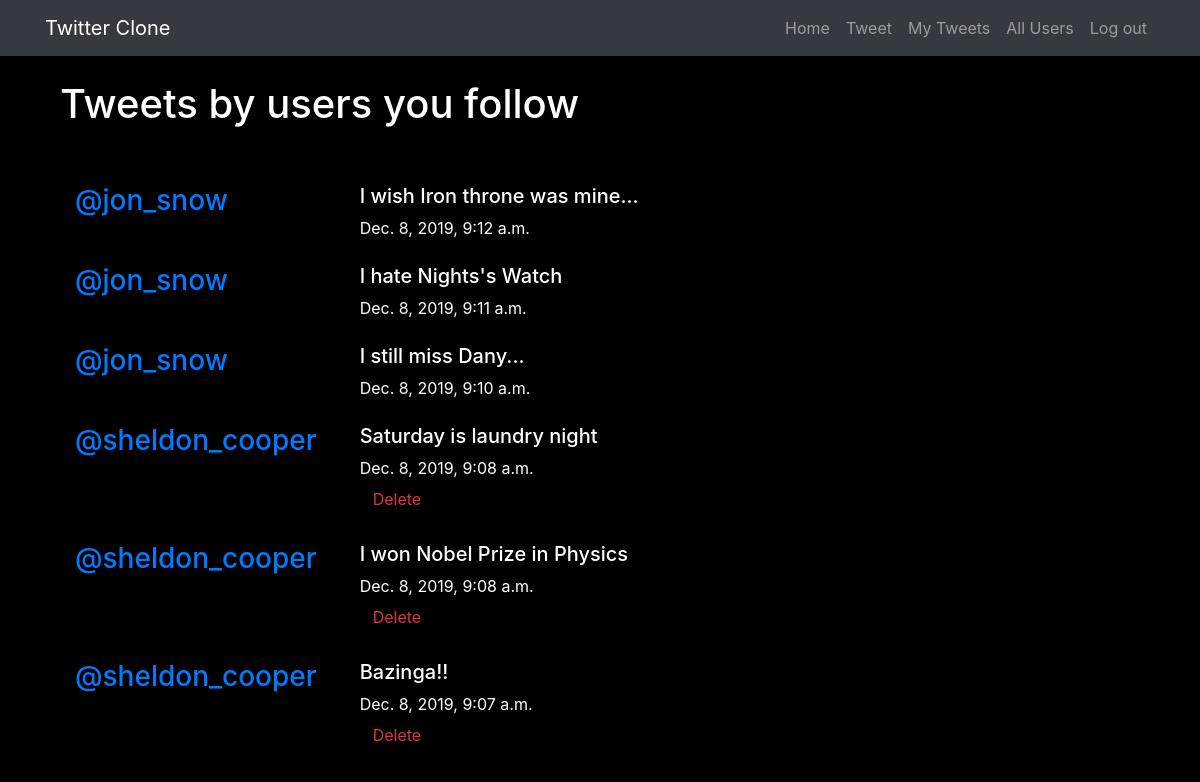
Page /tweets/home-tweets/1 (signed in) on the committed database.
### tweets/models.py (models this page shows, shortened)
class Tweets(models.Model):
    user = models.ForeignKey(User, related_name="tweets",
                             on_delete=models.CASCADE)
    tweet = models.TextField(max_length=140)
    created_at = models.DateTimeField(auto_now=True)
    class Meta:
        ordering = ["-created_at"]
        unique_together = ["user", "tweet"]

### tweets/views.py (the view)
# urls.py: path('home-tweets/<int:pk>', views.HomeTweets.as_view(), name='home-tweets'),
class HomeTweets(generic.ListView):
    model = Tweets
    template_name = 'tweets/tweets_list_home.html'
    def get_queryset(self):
        queryset = super().get_queryset()
        return queryset.filter(user__id__in=Following.objects.filter(current_user=self.kwargs.get("pk")).values('target'))

### tweets/templates/tweets/tweets_list_home.html
{% extends "base.html" %}
{% block content %}
<br>
<div class="col-md-8">
    <h1>Tweets by users you follow</h1>
</div>
<br/><br/>
<div class="col-md-8">
    {% for tweet_obj in tweets_list %}
    {% include "tweets/_tweet.html" %}
    {% endfor %}
</div>
{% endblock %}

### tweets/templates/tweets/_tweet.html (shortened to what this page needs)
<div class="media">
	<h3 class="mr-5 col-md-4"><a href="{% url 'tweets:my-tweets' username=tweet_obj.user.username %}">@{{ tweet_obj.user.username }}</a></h3>
	<div class="media-body col-md-8">
		<h5>{{ tweet_obj.tweet}}</h5>
			<time class="time">{{ tweet_obj.created_at }}</time>
		<div class="media-footer">
			{% if user.is_authenticated and tweet_obj.user == user and not hide_delete %}
				<a href="{% url 'tweets:delete' pk=tweet_obj.pk %}" title="delete" class="btn btn-simple">
					<span class="text-danger icon-label">Delete</span>
				</a>
			{% endif %}
		</div>
	</div>
</div>
<br>

### accounts/static/accounts/css/master.css (style rules this page uses)
body { margin: 0; overflow: hidden; background-color: black; color:white; }

### rows in the picture
Tweets: user.username "jon_snow", tweet "I wish Iron throne was mine...", created_at "Dec. 8, 2019, 9:12 a.m."
Tweets: user.username "jon_snow", tweet "I hate Nights's Watch", created_at "Dec. 8, 2019, 9:11 a.m."
Tweets: user.username "jon_snow", tweet "I still miss Dany...", created_at "Dec. 8, 2019, 9:10 a.m."
Tweets: user.username "sheldon_cooper", tweet "Saturday is laundry night", created_at "Dec. 8, 2019, 9:08 a.m.", shows "Delete"
Tweets: user.username "sheldon_cooper", tweet "I won Nobel Prize in Physics", created_at "Dec. 8, 2019, 9:08 a.m.", shows "Delete"
Tweets: user.username "sheldon_cooper", tweet "Bazinga!!", created_at "Dec. 8, 2019, 9:07 a.m.", shows "Delete"
